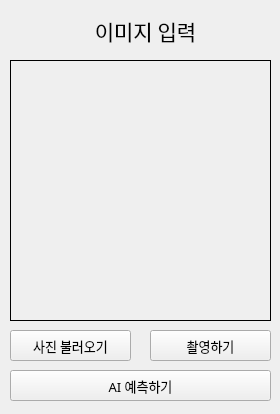
<?xml version="1.0" encoding="UTF-8"?>
<ui version="4.0">
 <class>Form</class>
 <widget class="QWidget" name="Form">
  <property name="geometry">
   <rect>
    <x>0</x>
    <y>0</y>
    <width>280</width>
    <height>414</height>
   </rect>
  </property>
  <property name="windowTitle">
   <string>Form</string>
  </property>
  <widget class="QLabel" name="head">
   <property name="geometry">
    <rect>
     <x>40</x>
     <y>10</y>
     <width>211</width>
     <height>41</height>
    </rect>
   </property>
   <property name="font">
    <font>
     <family>D2Coding</family>
     <pointsize>16</pointsize>
     <weight>50</weight>
     <bold>false</bold>
    </font>
   </property>
   <property name="text">
    <string>이미지 입력</string>
   </property>
   <property name="alignment">
    <set>Qt::AlignCenter</set>
   </property>
  </widget>
  <widget class="QLabel" name="image">
   <property name="geometry">
    <rect>
     <x>10</x>
     <y>60</y>
     <width>261</width>
     <height>261</height>
    </rect>
   </property>
   <property name="autoFillBackground">
    <bool>false</bool>
   </property>
   <property name="frameShape">
    <enum>QFrame::Box</enum>
   </property>
   <property name="frameShadow">
    <enum>QFrame::Plain</enum>
   </property>
   <property name="text">
    <string/>
   </property>
   <property name="scaledContents">
    <bool>true</bool>
   </property>
   <property name="alignment">
    <set>Qt::AlignLeading|Qt::AlignLeft|Qt::AlignVCenter</set>
   </property>
  </widget>
  <widget class="QPushButton" name="load_bt">
   <property name="geometry">
    <rect>
     <x>10</x>
     <y>330</y>
     <width>121</width>
     <height>31</height>
    </rect>
   </property>
   <property name="font">
    <font>
     <family>D2Coding</family>
     <pointsize>10</pointsize>
    </font>
   </property>
   <property name="text">
    <string>사진 불러오기</string>
   </property>
  </widget>
  <widget class="QPushButton" name="cam_bt">
   <property name="geometry">
    <rect>
     <x>150</x>
     <y>330</y>
     <width>121</width>
     <height>31</height>
    </rect>
   </property>
   <property name="font">
    <font>
     <family>D2Coding</family>
     <pointsize>10</pointsize>
    </font>
   </property>
   <property name="text">
    <string>촬영하기</string>
   </property>
  </widget>
  <widget class="QPushButton" name="play_bt">
   <property name="geometry">
    <rect>
     <x>10</x>
     <y>370</y>
     <width>261</width>
     <height>31</height>
    </rect>
   </property>
   <property name="font">
    <font>
     <family>D2Coding</family>
     <pointsize>10</pointsize>
    </font>
   </property>
   <property name="text">
    <string>AI 예측하기</string>
   </property>
  </widget>
 </widget>
 <resources/>
 <connections/>
</ui>
